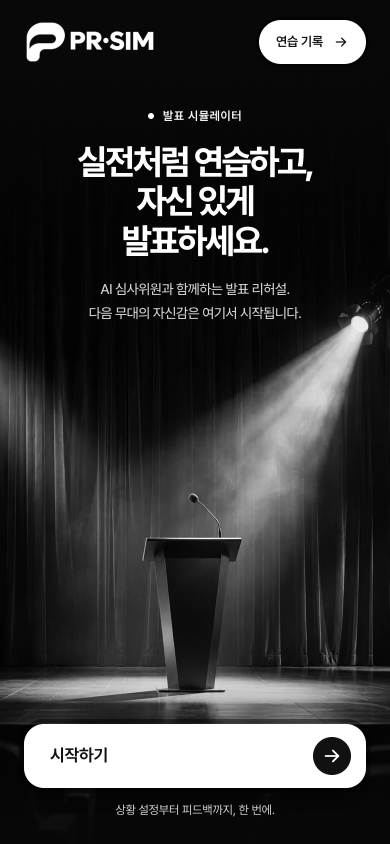
#> input picture docs/screens/draft/01-landing.png, 780 x 1688 px, given in place of 02-setup-mobile-full.png, which was not available (shown at 1/2 size)
$ python c.py
#> lines starting #> are read from the running program, lines starting #| are printed output that depends on the picture
from PIL import Image
cur=Image.open('current/02-setup-mobile-full.png').convert('RGB')
#> cur is the input picture: PIL image 780x1688 RGB; mean R, G, B 54.2, 54.3, 54.2
d=Image.open('/Users/jyl/work/study/pr-sim/docs/screens/draft/02-setup.png').convert('RGB').resize((780,1921))
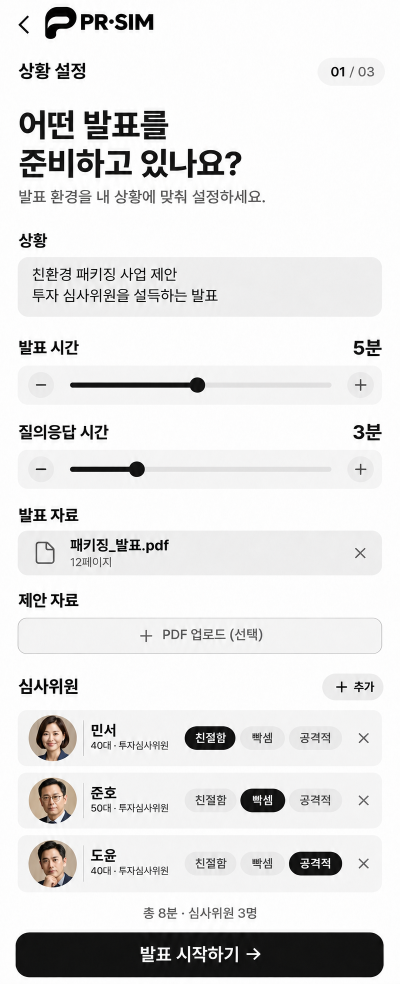
#> input picture docs/screens/draft/02-setup.png, 799 x 1968 px, found by its file name (shown at 1/2 size)
def pair(name,dy,cy):
#> called with name = 'top', dy = (0, 410), cy = (0, 480)
    a=d.crop((0,dy[0],780,dy[1])); b=cur.crop((0,cy[0],780,cy[1]))
    H=max(a.size[1],b.size[1]); im=Image.new('RGB',(1580,H),(255,0,0)); im.paste(a,(0,0)); im.paste(b,(800,0)); im.save(f'crops/setup-{name}.png')
#> after `H = max(a.size[1], b.size[1])`: H = 480
pair('top',(0,410),(0,480))
pair('sliders',(640,965),(740,1095))
pair('files',(975,1380),(1110,1500))
#> call 3 of pair, with name = 'files', dy = (975, 1380), cy = (1110, 1500)
#> in pair (call 3), `a = d.crop((0, dy[0], 780, dy[1]))`:
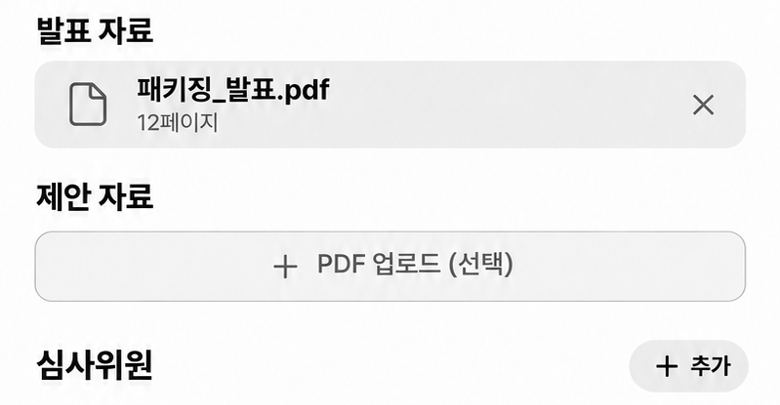
#> a: PIL image 780x405 RGB; mean R, G, B 241.5, 241.4, 241.4
#> in pair (call 3), `b = cur.crop((0, cy[0], 780, cy[1]))`:
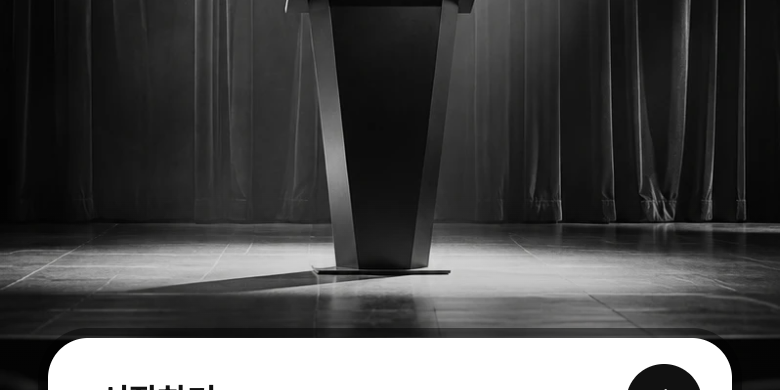
#> b: PIL image 780x390 RGB; mean R, G, B 73, 73, 72.9
pair('judges',(1370,1921),(1480,2188))
#> call 4 of pair, with name = 'judges', dy = (1370, 1921), cy = (1480, 2188)
#> in pair (call 4), `a = d.crop((0, dy[0], 780, dy[1]))`:
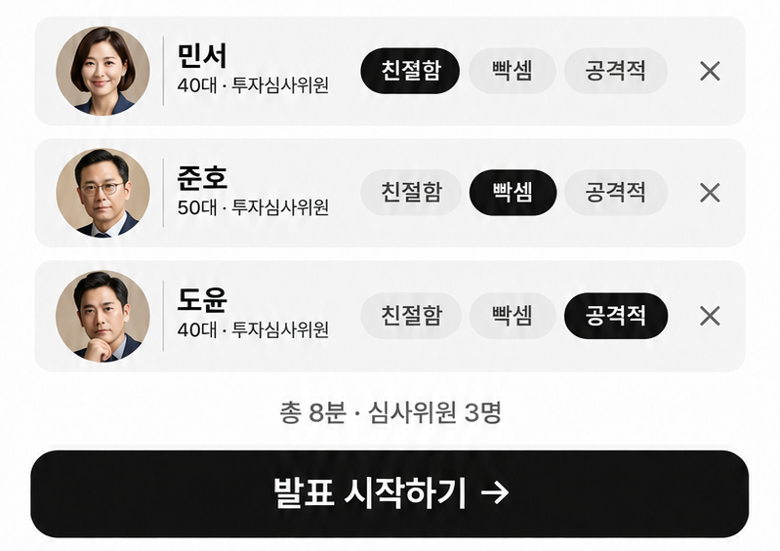
#> a: PIL image 780x551 RGB; mean R, G, B 201.3, 200.1, 199.3
#> in pair (call 4), `b = cur.crop((0, cy[0], 780, cy[1]))`:
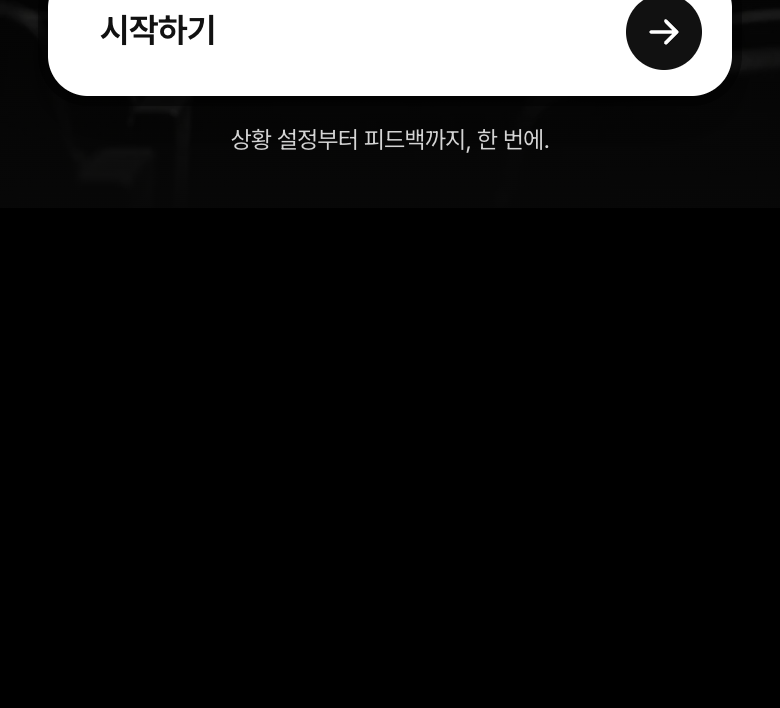
#> b: PIL image 780x708 RGB; mean R, G, B 29.5, 29.5, 29.5
#> in pair (call 4), `im.paste(a, (0, 0))`:
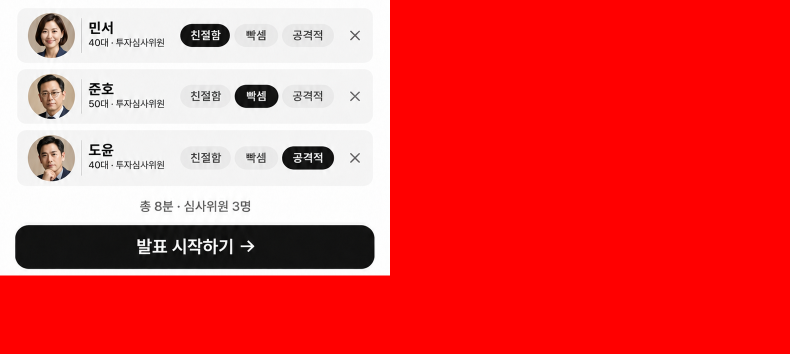
#> im: PIL image 1580x708 RGB (shown at 1/2 size); mean R, G, B 234.4, 76.9, 76.6
#> in pair (call 4), `im.paste(b, (800, 0))`:
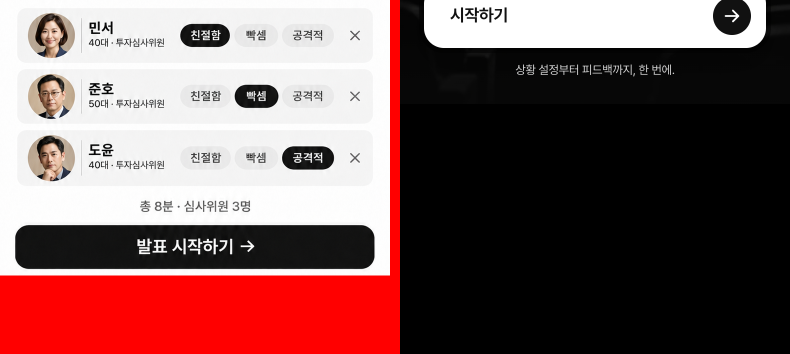
#> im: PIL image 1580x708 RGB (shown at 1/2 size); mean R, G, B 123, 91.4, 91.1
